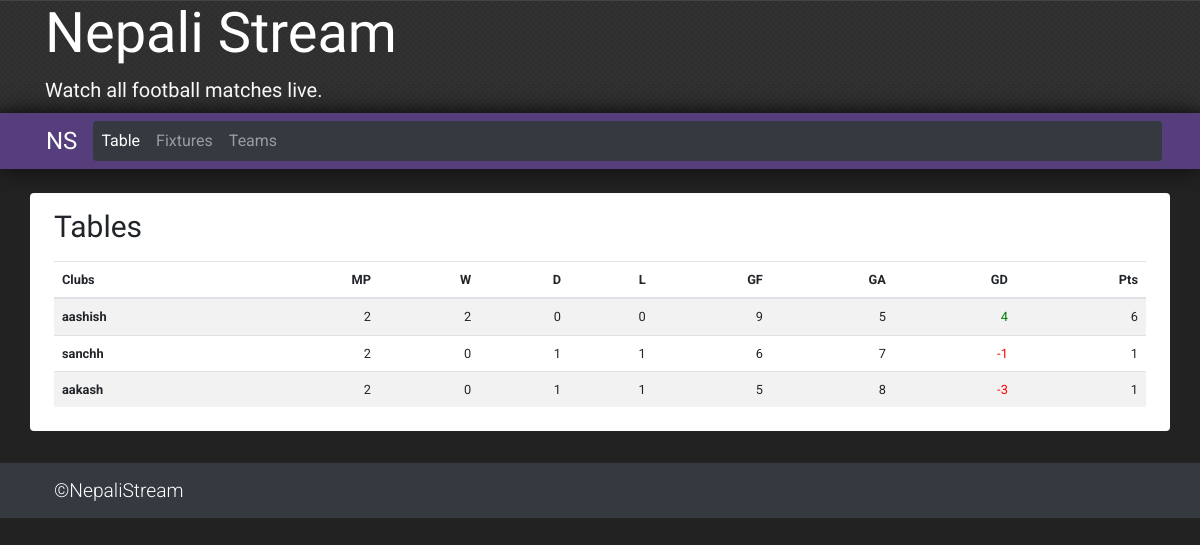
The page / on the database its author committed.
### addteam/models.py (models this page shows)
class Team(models.Model):
    name = models.CharField(max_length=100, primary_key=True)
    mp = models.IntegerField(default=0)
    w = models.IntegerField(default=0)
    d = models.IntegerField(default=0)
    l = models.IntegerField(default=0)
    gf = models.IntegerField(default=0)
    ga = models.IntegerField(default=0)
    gd = models.IntegerField(default=0)
    pts = models.IntegerField(default=0)
    def __str__(self):
        return self.name

### league/views.py (the view)
# urls.py: 2. Add a URL to urlpatterns:  path('', views.home, name='home')
def home(request):
    th = ['Clubs', 'MP', 'W', 'D', 'L', 'GF', 'GA', 'GD', 'Pts']
    matches = models.Fixtures.objects.all().filter(status = 1)
    teams = models.Team.objects.all()
    for club in teams:
        team = {'mp':0, 'w':0, 'd':0, 'l':0, 'gf':0, 'ga':0, 'gd':0, 'pts':0}
        home = matches.filter(t1 = club.name)
        away = matches.filter(t2 = club.name)
        for match in home:
            team['mp']+=1
            team['gf']+=match.t1g
            team['ga']+=match.t2g
            if match.t1g > match.t2g:
                team['w'] += 1
                team['pts'] += 3
            elif match.t1g < match.t2g:
                team['l'] += 1
            else:
                team['d']+= 1
                team['pts'] += 1
        for match in away:
            team['mp']+=1
            team['gf']+=match.t2g
            team['ga']+=match.t1g
            if match.t2g > match.t1g:
                team['w'] += 1
                team['pts'] += 3
            elif match.t2g < match.t1g:
                team['l'] += 1
            else:
                team['d'] += 1
                team['pts'] += 1
        team['gd'] = team['gf'] - team['ga']
        club.mp = team['mp']
        club.w = team['w']
        club.d = team['d']
        club.l = team['l']
        club.gf = team['gf']
        club.ga = team['ga']
        club.gd = team['gd']
        club.pts = team['pts']
        club.save()
    teams = teams.order_by('-pts', '-gd', '-gf')
    return render(request, 'home.html', {'home':'active', 'head':th, 'teams':teams})

### templates/home.html (shortened to what this page needs)
{% extends 'base.html' %}
{% load static %}
{% block content %}
<div class="card-body px-2 pt-3 pb-4 p-sm-3 mr-0 rounded" style="background-color: white;">
  <h1 class="page-title">
    Tables
  </h1>
  <div class="col-12 p-1 p-sm-2 m-0">
    <table class="table table-hover small m-0 p-0 table-striped">
      <thead>
        <tr>
          {% for th in head %}
            <th class = "p-0 pt-2 pb-2 pr-2 pl-2 {% if th|length < 4 %}text-right{% else %}text-left{% endif %}">{{th}}</th>
          {% endfor %}
        </tr>
      </thead>
      <tbody>
        {% for team in teams %}
        <tr>
              <th class = "p-0 pt-2 pb-2 pl-2 text-left">{{team.name}}</th>
              <td class = "p-0 pt-2 pb-2 pr-2 text-right">
                <span>{{team.mp}}</span>
              </td>
              <td class = "p-0 pt-2 pb-2 pr-2 text-right">
                <span>{{team.w}}</span>
              </td>
              <td class = "p-0 pt-2 pb-2 pr-2 text-right">
                <span>{{team.d}}</span>
              </td>
              <td class = "p-0 pt-2 pb-2 pr-2 text-right">
                <span>{{team.l}}</span>
              </td>
            <td class = "p-0 pt-2 pb-2 pr-2 text-right">
              <span>{{team.gf}}</span>
            </td>
          <td class = "p-0 pt-2 pb-2 pr-2 text-right">
            <span>{{team.ga}}</span>
          </td>
        <td class = "p-0 pt-2 pb-2 pr-2 text-right">
          <span style="color:{% if team.gd < 0 %}red{% else %}green{% endif %}">
              {{team.gd}}
          </span>
        </td>
        <td class = "p-0 pt-2 pb-2 pr-2 text-right" >
          <span>{{team.pts}}</span>
        </td>
        </tr>
        {% endfor %}
        </tbody>
    </table>
  </div>
</div>
{% endblock %}

### rows shown on the page
Team: name "aashish", mp "2", w "2", d "0", l "0", gf "9", ga "5", gd "4", pts "6"
Team: name "sanchh", mp "2", w "0", d "1", l "1", gf "6", ga "7", gd "-1", pts "1"
Team: name "aakash", mp "2", w "0", d "1", l "1", gf "5", ga "8", gd "-3", pts "1"

### other values the page prints
{{ th }} "Clubs" "MP" "W" "D" "L" "GF" "GA" "GD" "Pts"
